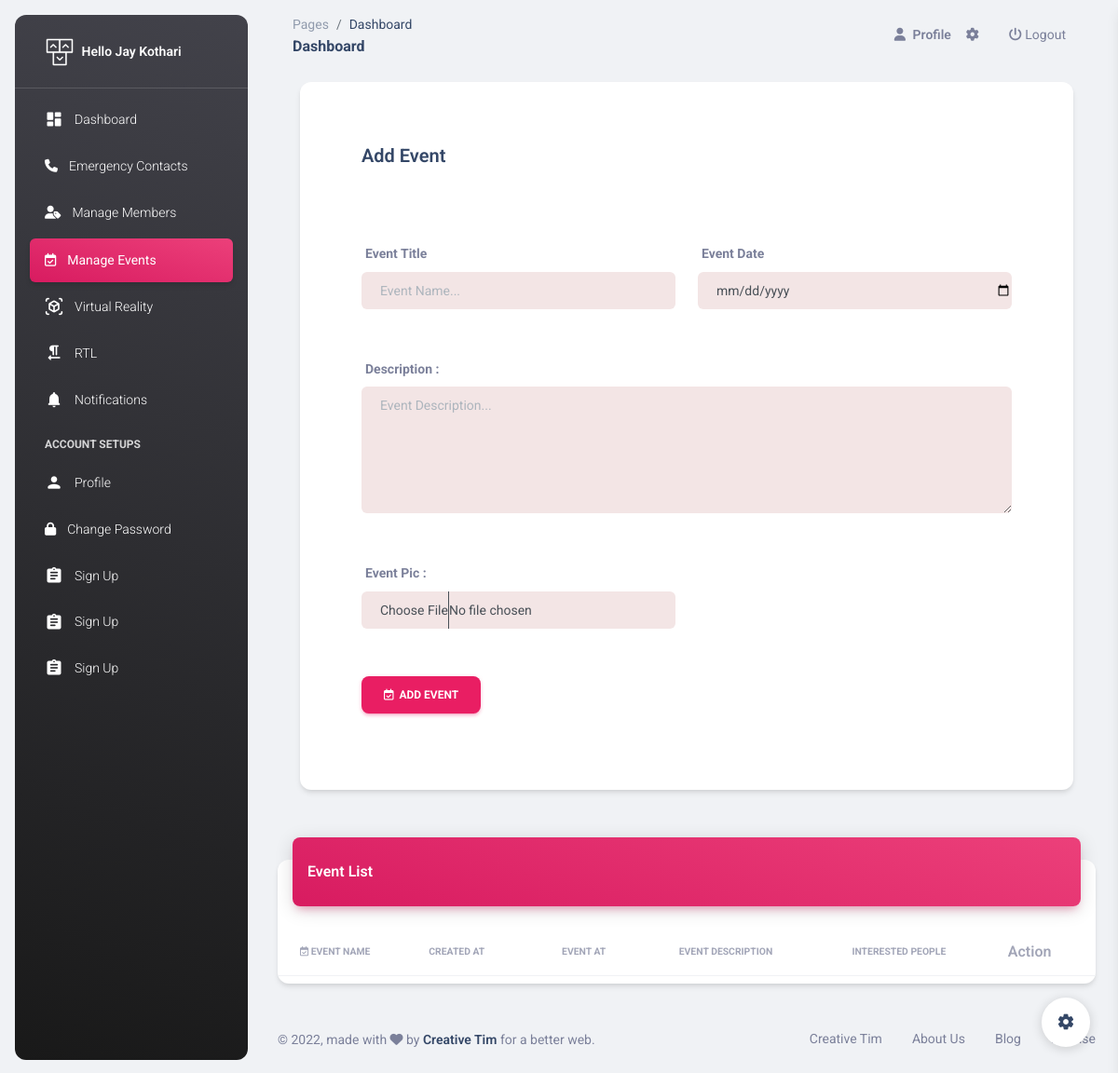
Page /add-event/ (signed in) on the earlier database version.
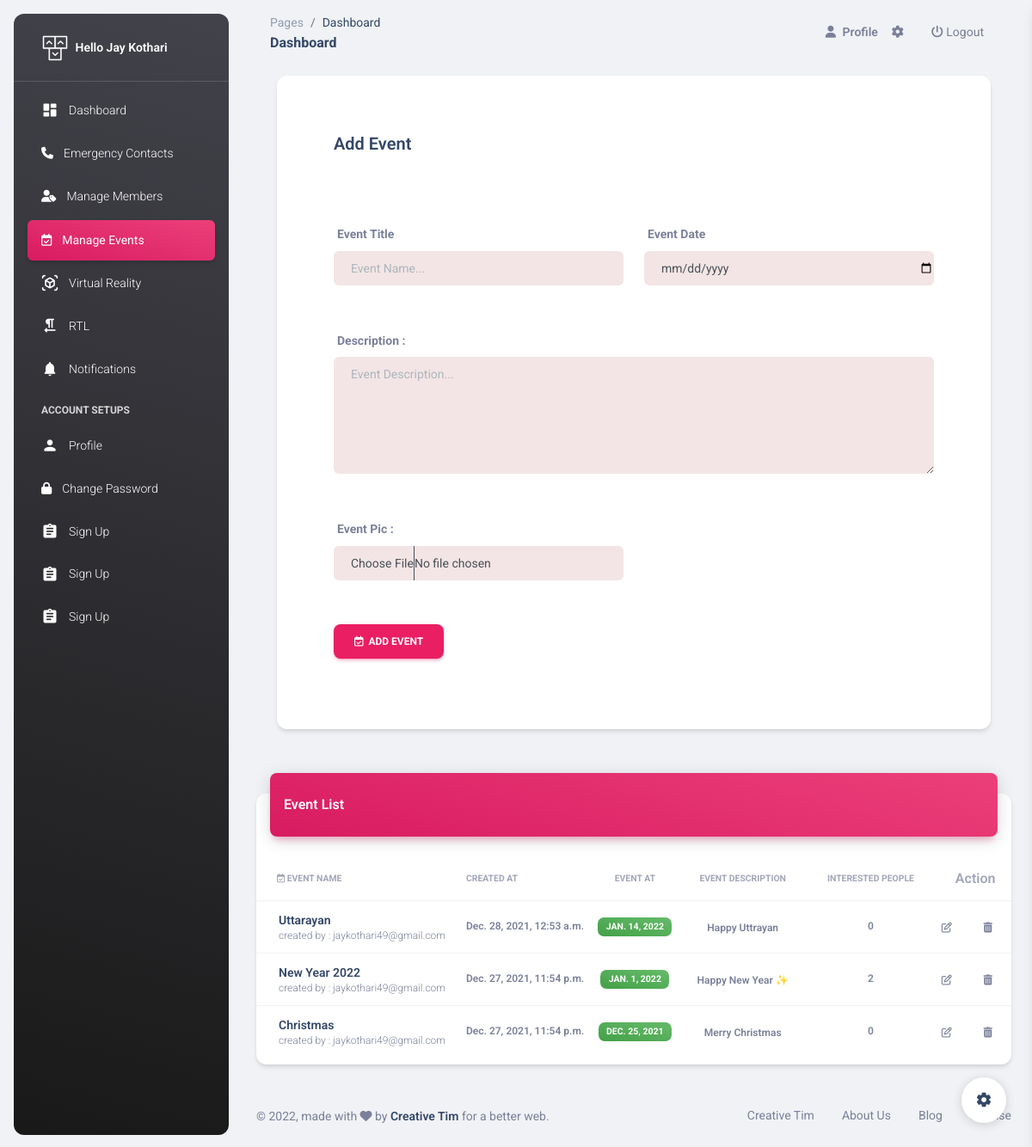
Same page on the later database version.
### MemberApp/models.py (models this page shows, shortened)
class Event(models.Model):
    uid = models.ForeignKey(SecUser,on_delete=models.CASCADE)
    event_name = models.CharField(max_length=90)
    event_des = models.TextField()
    created_at = models.DateTimeField(auto_now_add=True)
    event_at = models.DateField()
    pic = models.FileField(upload_to='Event',null=True,blank=True)
    interest = models.ManyToManyField(Member,related_name='Likes')

### SecApp/models.py (models this page shows, shortened)
class SecUser(models.Model):
    name = models.CharField(max_length=50)
    email = models.EmailField(unique=True)
    mobile = models.CharField(max_length=15)
    password = models.CharField(max_length=50)
    pic = models.FileField(upload_to='Profile',default='avatar.png')

### SecApp/views.py (the view, shortened to what this page needs)
# urls.py: path('add-event/',views.add_event, name='add-event'),
def add_event(request):
    uid = SecUser.objects.get(email=request.session['email'])
    events = mm.Event.objects.all()[::-1]
    return render(request,'add-event.html',{'uid':uid,'events':events})

### SecApp/templates/add-event.html (shortened to what the changed rows need)
{% extends 'sec-header.html' %}
{% load static %}
{% block content %}
<br><br><br>
<div class="container-fluid px-2 px-md-4">
    <br><br>
  <div class="row">
    <div class="col-12">
      <div class="card my-4">
        <div class="card-body px-0 pb-2">
          <div class="table-responsive p-0">
            <table class="table align-items-center mb-0">
              <thead>
                <tr>
                  <th class="text-uppercase text-secondary text-xxs font-weight-bolder opacity-7 Center"><i class="fa fa-calendar-check-o"></i> Event Name</th>
                  <th class="text-uppercase text-secondary text-xxs font-weight-bolder opacity-7 ps-2">Created At</th>
                  <th class="text-center text-uppercase text-secondary text-xxs font-weight-bolder opacity-7">Event At</th>
                  <th class="text-center text-uppercase text-secondary text-xxs font-weight-bolder opacity-7">Event Description</th>
                  <th class="text-center text-uppercase text-secondary text-xxs font-weight-bolder opacity-7">Interested People</th>
                  <th class="text-secondary opacity-7" colspan="2">Action</th>
                </tr>
              </thead>
              <tbody>
                {% for one in events %}
                <tr>
                  <td>
                    <div class="d-flex px-2 py-1">
                      <div class="d-flex flex-column justify-content-center" style="margin-left: 10px;">
                        <h6 class="mb-0 text-sm">{{one.event_name}}</h6>
                        <a href="mailto:{{one.uid.email}}"><p class="text-xs text-secondary mb-0">created by : {{one.uid.email}}</p></a>
                      </div>
                    </div>
                  </td>
                  <td>
                    <p class="text-xs font-weight-bold mb-0">{{one.created_at}}</p>
                  </td>
                  <td class="align-middle text-center text-sm">
                    <span class="badge badge-sm bg-gradient-success">{{one.event_at}}</span>
                  </td>
                  <td class="align-middle text-center">
                    <span class="text-secondary text-xs font-weight-bold">{{one.event_des}}</span>
                  </td>
                  <td class="align-middle text-center">
                    <p class="text-xs font-weight-bold mb-0">{{one.interest.all.count}}</p>
                  </td>
                  <td class="align-middle">
                    <a href="{% url 'edit-event' one.id %}" class="text-secondary font-weight-bold text-xs" data-toggle="tooltip" data-original-title="Edit user">
                      <i class="fa fa-edit"></i>
                    </a>
                  </td>
                  <td class="align-middle">
                    <a href="{% url 'delete-event' one.id %}" class="text-secondary font-weight-bold text-xs" data-toggle="tooltip" data-original-title="Delete user">
                      <i class="fa fa-trash"></i>
                    </a>
                  </td>
                </tr>
                {% endfor %}
              </tbody>
            </table>
          </div>
        </div>
      </div>
    </div>
  </div>
  </div>
{% endblock %}

Differences in the rows shown:
added Event: event_name "Uttarayan", uid.email "jaykothari49@gmail.com", created_at "Dec. 28, 2021, 12:53 a.m.", event_at "JAN. 14, 2022", event_des "Happy Uttrayan", interest.all.count "0"
added Event: event_name "New Year 2022", uid.email "jaykothari49@gmail.com", created_at "Dec. 27, 2021, 11:54 p.m.", event_at "JAN. 1, 2022", event_des "Happy New Year ✨", interest.all.count "2"
added Event: event_name "Christmas", uid.email "jaykothari49@gmail.com", created_at "Dec. 27, 2021, 11:54 p.m.", event_at "DEC. 25, 2021", event_des "Merry Christmas", interest.all.count "0"
